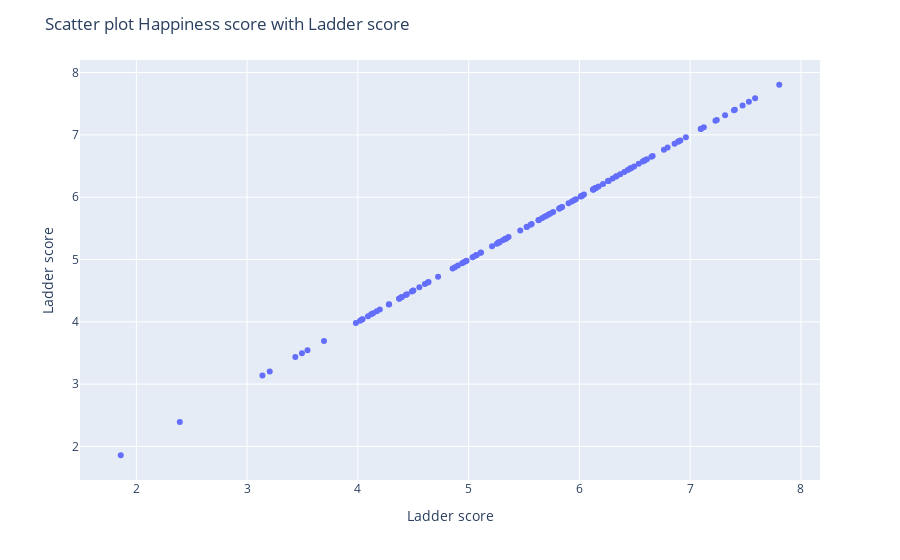
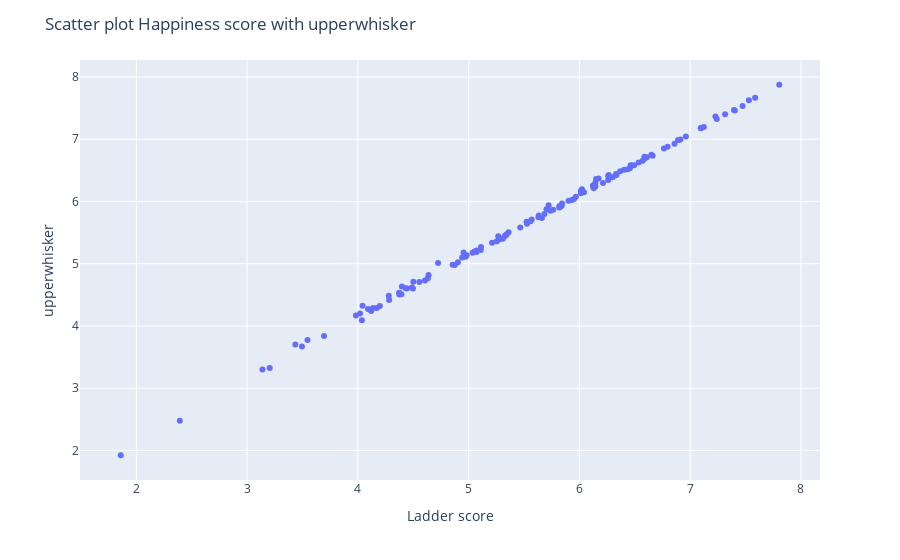
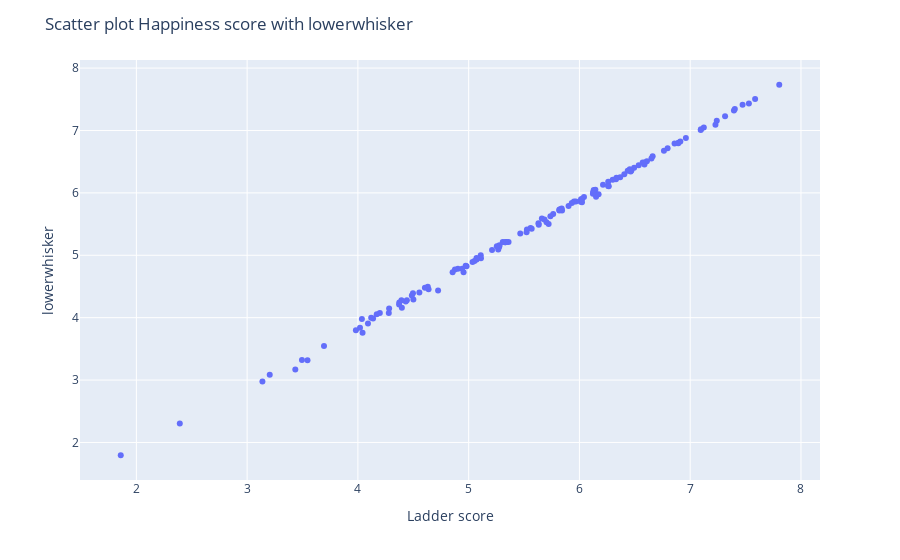

Write notebook code for charts like these, in order.
### Code cell
for feature in numeric_features:  
  fig = px.scatter(exteneded_df1, x='Ladder score',y=feature)
  fig.update_layout(title=f"Scatter plot Happiness score with {feature}")
  fig.show()

### Figure 1 — Plotly figure (JSON) as saved in the notebook; plotly's stock layout.template omitted (floating-point values rounded to 4 significant figures; data arrays with more than 128 entries replaced by an {"elided": "..."} marker saying what was removed)
{"data": [{"hovertemplate": "Ladder score=%{y}<extra></extra>", "legendgroup": "", "marker": {"color": "#636efa", "symbol": "circle"}, "mode": "markers", "name": "", "orientation": "v", "showlegend": false, "type": "scatter", "x": {"elided": "133 float values"}, "xaxis": "x", "y": {"elided": "133 float values"}, "yaxis": "y"}], "layout": {"legend": {"tracegroupgap": 0}, "margin": {"t": 60}, "title": {"text": "Scatter plot Happiness score with Ladder score"}, "xaxis": {"anchor": "y", "domain": [0, 1], "title": {"text": "Ladder score"}}, "yaxis": {"anchor": "x", "domain": [0, 1], "title": {"text": "Ladder score"}}}}

### Figure 2 — Plotly figure (JSON) as saved in the notebook; plotly's stock layout.template omitted (floating-point values rounded to 4 significant figures; data arrays with more than 128 entries replaced by an {"elided": "..."} marker saying what was removed)
{"data": [{"hovertemplate": "Ladder score=%{x}<br>upperwhisker=%{y}<extra></extra>", "legendgroup": "", "marker": {"color": "#636efa", "symbol": "circle"}, "mode": "markers", "name": "", "orientation": "v", "showlegend": false, "type": "scatter", "x": {"elided": "133 float values"}, "xaxis": "x", "y": {"elided": "133 float values"}, "yaxis": "y"}], "layout": {"legend": {"tracegroupgap": 0}, "margin": {"t": 60}, "title": {"text": "Scatter plot Happiness score with upperwhisker"}, "xaxis": {"anchor": "y", "domain": [0, 1], "title": {"text": "Ladder score"}}, "yaxis": {"anchor": "x", "domain": [0, 1], "title": {"text": "upperwhisker"}}}}

### Figure 3 — Plotly figure (JSON) as saved in the notebook; plotly's stock layout.template omitted (floating-point values rounded to 4 significant figures; data arrays with more than 128 entries replaced by an {"elided": "..."} marker saying what was removed)
{"data": [{"hovertemplate": "Ladder score=%{x}<br>lowerwhisker=%{y}<extra></extra>", "legendgroup": "", "marker": {"color": "#636efa", "symbol": "circle"}, "mode": "markers", "name": "", "orientation": "v", "showlegend": false, "type": "scatter", "x": {"elided": "133 float values"}, "xaxis": "x", "y": {"elided": "133 float values"}, "yaxis": "y"}], "layout": {"legend": {"tracegroupgap": 0}, "margin": {"t": 60}, "title": {"text": "Scatter plot Happiness score with lowerwhisker"}, "xaxis": {"anchor": "y", "domain": [0, 1], "title": {"text": "Ladder score"}}, "yaxis": {"anchor": "x", "domain": [0, 1], "title": {"text": "lowerwhisker"}}}}
